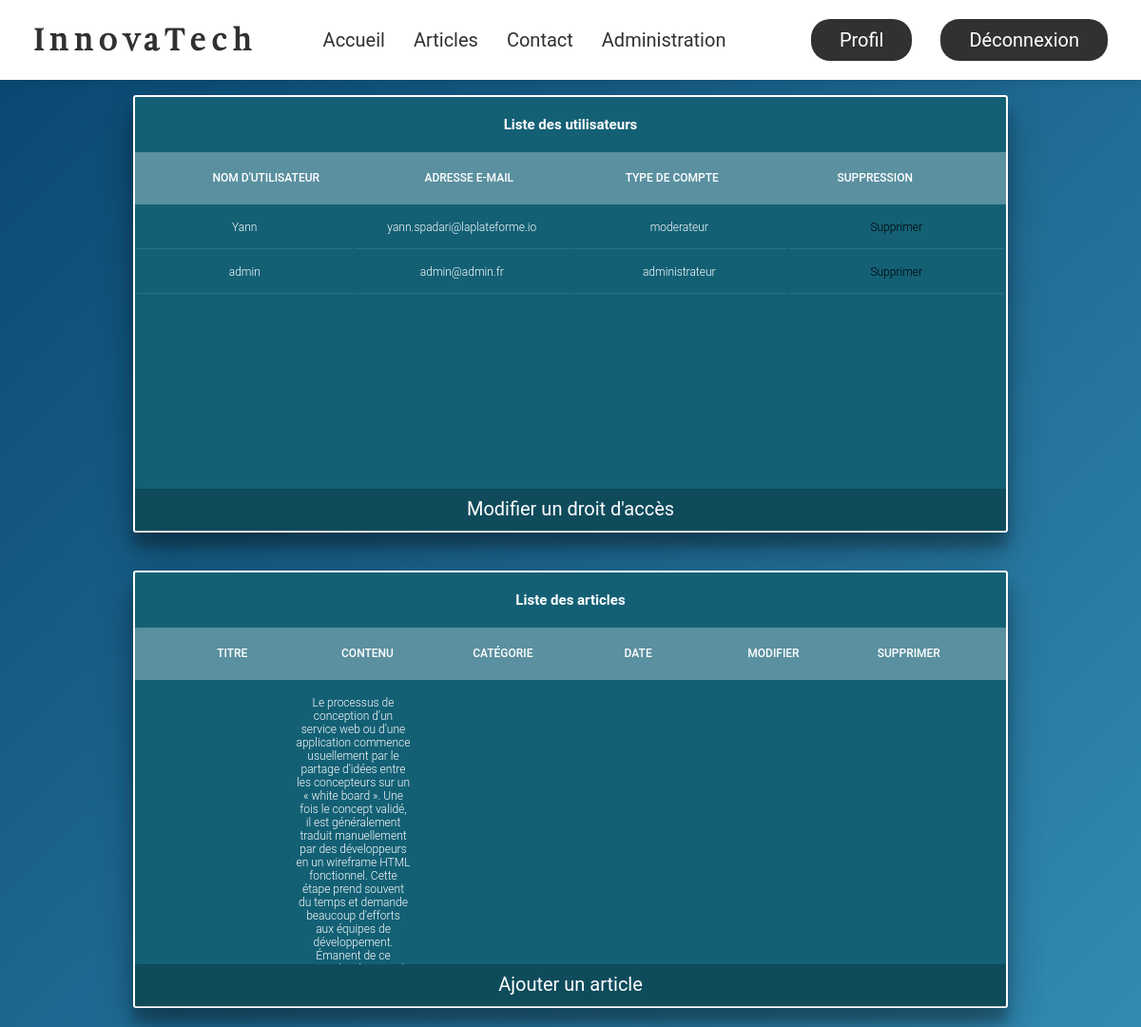
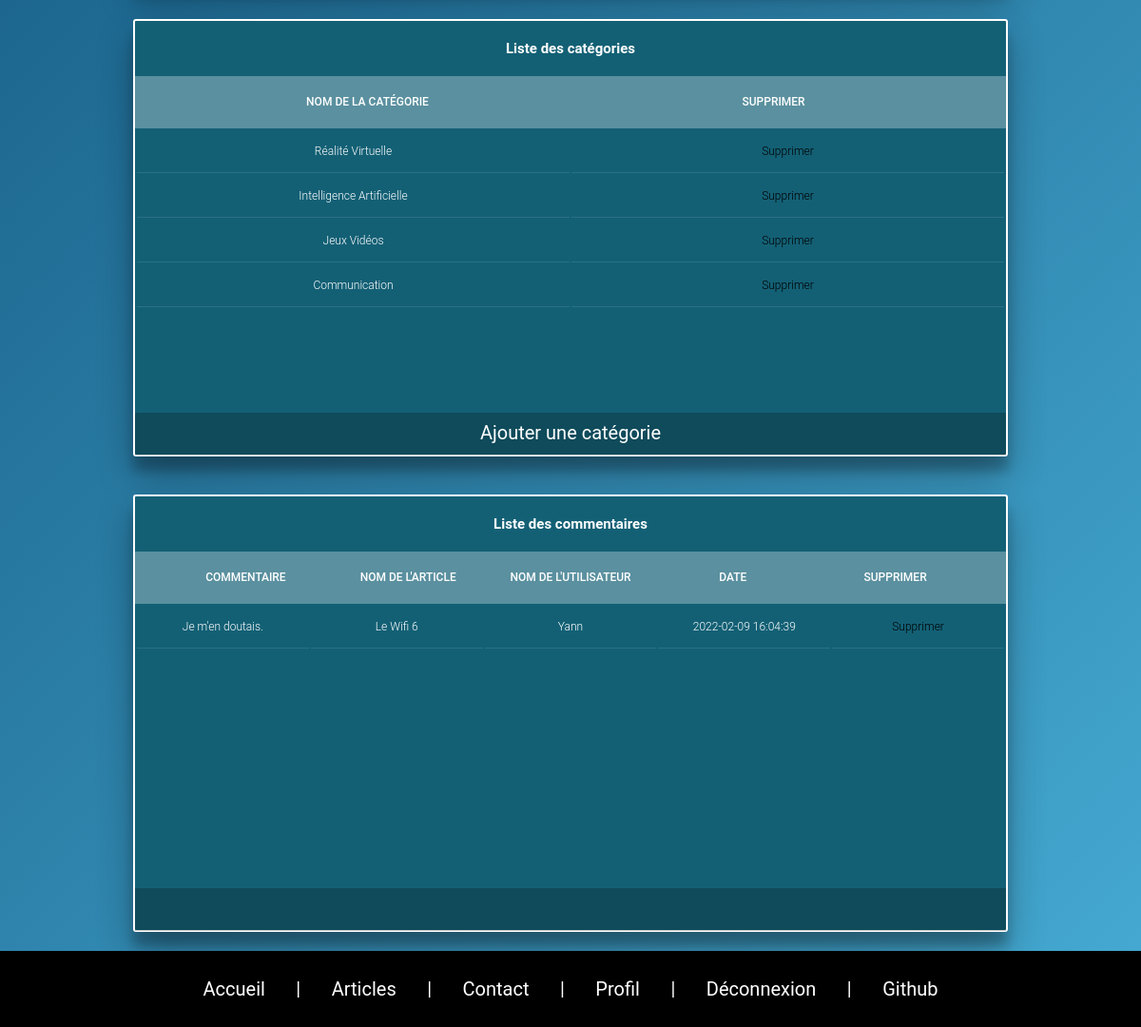
/view/pages/admin.php?id=28 (signed in), run on the app's committed database (2 pictures, top to bottom).
### tables this page shows
CREATE TABLE `utilisateurs` (
  `id` int(11) NOT NULL AUTO_INCREMENT,
  `login` varchar(255) NOT NULL,
  `password` varchar(255) NOT NULL,
  `email` varchar(255) NOT NULL,
  `id_droits` int(11) NOT NULL,
  PRIMARY KEY (`id`)
);

CREATE TABLE `droits` (
  `id` int(11) NOT NULL,
  `nom` varchar(80) NOT NULL,
  PRIMARY KEY (`id`)
);

CREATE TABLE `articles` (
  `id` int(11) NOT NULL AUTO_INCREMENT,
  `titre` varchar(80) NOT NULL,
  `article` text NOT NULL,
  `image` varchar(255) NOT NULL,
  `nom_image` varchar(255) NOT NULL,
  `id_utilisateur` int(11) NOT NULL,
  `id_categorie` int(11) NOT NULL,
  `date` timestamp NOT NULL DEFAULT CURRENT_TIMESTAMP ON UPDATE CURRENT_TIMESTAMP,
  PRIMARY KEY (`id`)
);

CREATE TABLE `categories` (
  `id` int(11) NOT NULL AUTO_INCREMENT,
  `nom` varchar(80) NOT NULL,
  PRIMARY KEY (`id`)
);

CREATE TABLE `commentaires` (
  `id` int(11) NOT NULL AUTO_INCREMENT,
  `commentaire` varchar(1024) NOT NULL,
  `id_utilisateur` int(11) NOT NULL,
  `id_article` int(11) NOT NULL,
  `date` timestamp NOT NULL DEFAULT CURRENT_TIMESTAMP ON UPDATE CURRENT_TIMESTAMP,
  PRIMARY KEY (`id`)
);

### view/pages/admin.php (the view, shortened to what this page needs)
<?php
require '../common/config.php';
?>
<?php
$req = $db->prepare('SELECT * FROM utilisateurs INNER JOIN droits ON utilisateurs.id_droits = droits.id  ORDER BY utilisateurs.id ASC');
$req->execute(array());
$req2 = $db->prepare("SELECT * FROM categories INNER JOIN articles ON articles.id_categorie = categories.id");
$req2->execute();
$req3 = $db->prepare("SELECT * FROM categories");
$req3->execute();
$req4 = $db->prepare("SELECT * FROM commentaires INNER JOIN articles ON commentaires.id_article = articles.id INNER JOIN utilisateurs ON commentaires.id_utilisateur = utilisateurs.id ORDER BY articles.titre ASC");
$req4->execute();
?>
<!doctype html>
<html lang="fr">
<head>
    <link rel="stylesheet" href="https://use.fontawesome.com/releases/v5.9.0/css/all.css">
    <link rel="stylesheet" href="../../public/css/styles.css">
</head>
<body>
    <header class="header">
    <?php include ('../common/header.php'); ?>
    </header>
    <main class="main2">
        <section>
        <div class="panel_container">
            <div class=tbl_container>
            <h1>Liste des utilisateurs</h1>
            <div class="tbl-header">
                <table>
                <thead>
                    <tr>
                    <th>Nom d'utilisateur</th>
                    <th>Adresse e-mail</th>
                    <th>Type de compte</th>
                    <th>Suppression</th>
                    </tr>
                </thead>
                </table>
            </div>
            <div class="tbl-content">
                <table>
                <tbody>
                    <?php while($data = $req->fetch(PDO::FETCH_ASSOC)) : ?>
                    <tr>
                    <td><?php echo htmlspecialchars($data['login']); ?></td>
                    <td><?php echo htmlspecialchars($data['email']); ?></td>
                    <td><?php echo htmlspecialchars($data['nom']); ?></td>
                    <td> <?php echo '<a href="user-delete.php?id='.$data['id'] . '">Supprimer</a>';?></td>
                    </tr>
                    <?php endwhile; ?>
                </tbody>
                </table>
            </div>
            <div class="buttons">
                    <a href="mod_acces.php">Modifier un droit d'accès</a>
                    </div>
            </div>
        </div>
        </section>
        <section>
        <div class="big_container">
        <div class="panel_container">
            <div class=tbl_container>
            <h1>Liste des articles</h1>
            <div class="tbl-header">
                <table>
                <thead>
                    <tr>
                    <th>Titre</th>
                    <th>Contenu</th>
                    <th>Catégorie</th>
                    <th>Date</th>
                    <th>Modifier</th>
                    <th>Supprimer</th>
                    </tr>
                </thead>
                </table>
            </div>
            <div class="tbl-content">
            <form action="" method="post">
            <table>
                <tbody>
                    <?php while($data = $req2->fetch(PDO::FETCH_ASSOC)) : ?>
                    <tr>
                    <td><?php echo htmlspecialchars($data['titre']); ?></td>
                    <td><?php echo htmlspecialchars($data['article']); ?></td>
                    <td><?php echo htmlspecialchars($data['nom']); ?></td>
                    <td><?php echo htmlspecialchars($data['date']); ?></td>
                    <td><a href="updatea-rticle.php?id=<?= $data['id'] ?>">Modifier</a></td>
                    <td> <?php echo '<a href="delete-article.php?id='.$data['id'] . '">Supprimer</a>';?></td>
                    </tr>
                    <?php endwhile; ?>
                </tbody>
                </table>
                    </form>
            </div>
            <div class="buttons">
                <a href="creer-article.php">Ajouter un article</a>
            </div>
        </div>
        </section>
            <section>
        <div class="panel_container">
            <div class=tbl_container>
            <h1>Liste des catégories</h1>
            <div class="tbl-header">
                <table>
                <thead>
                    <tr>
                    <th>Nom de la catégorie</th>
                    <th>Supprimer</th>
                    </tr>
                </thead>
                </table>
            </div>
            <div class="tbl-content">
                <table>
                <tbody>
                    <?php while($data = $req3->fetch(PDO::FETCH_ASSOC)) : ?>
                    <tr>
                    <td><?php echo htmlspecialchars($data['nom']); ?></td>
                    <td> <?php echo '<a href="delete-categorie.php?id='.$data['id'] . '">Supprimer</a>';?></td>
                    </tr>
                    <?php endwhile; ?>
                </tbody>
                </table>
            </div>
            <div class="buttons">
                    <a href="add_categorie.php">Ajouter une catégorie</a>
                    </div>
            </div>
        </div>
        </section>
    <section>
        <div class="panel_container">
            <div class=tbl_container>
            <h1>Liste des commentaires</h1>
            <div class="tbl-header">
                <table>
                <thead>
                    <tr>
                    <th>Commentaire</th>
                    <th>Nom de l'article</th>
                    <th>Nom de l'utilisateur</th>
                    <th>Date</th>
                    <th>Supprimer</th>
                    </tr>
                </thead>
                </table>
            </div>
            <div class="tbl-content">
                <table>
                <tbody>
                    <?php while($data = $req4->fetch(PDO::FETCH_ASSOC)) : ?>
                    <tr>
                    <td><?php echo htmlspecialchars($data['commentaire']); ?></td>
                    <td><?php echo htmlspecialchars($data['titre']); ?></td>
                    <td><?php echo htmlspecialchars($data['login']); ?></td>
                    <td><?php echo htmlspecialchars($data['date']); ?></td>
                    <td> <?php echo '<a href="delete-commentaire.php?id='.$data['id'] . '">Supprimer</a>';?></td>
                    </tr>
                    <?php endwhile; ?>
                </tbody>
                </table>
            </div>
            <div class="buttons"> </div>
            </div>
        </div>
        </section>
    </main>
    <footer>
    <?php include ('../common/footer.php'); ?>
    </footer>
</body>
</html>

### public/css/styles.css (style rules this page uses)
html { font-family: 'Roboto', sans-serif; font-size: 10px; }
body { overflow-x: hidden; }
a { color:black; }
.main2 { min-height: 90vh; background: linear-gradient(135deg, #0a4871 0%, #44a8d0 100%); }
header { width: 100%; position: fixed; top: 0; left: 0; transition: background-color .5s ease; z-index: 1000; }
.header { position: fixed; background-color: #fff; box-shadow: 0 3px 1rem rgba(0,0,0,.1); height: 8.4rem; }
table { table-layout: fixed; width: 100%; }
.tbl_container h1 { text-align: center; color:white; margin: 20px; }
.panel_container { display: flex; }
.tbl_container { background-color: #136075; border: 2.5px solid white; box-shadow: rgba(0, 0, 0, 0.3) 0px 19px 38px, rgba(0, 0, 0, 0.22) 0px 15px 12px; border-radius: 3px; width: 100%; height: 460px; margin: 20px 140px; }
.tbl-header { background-color: rgba(255,255,255,0.3); padding: 10px 30px; margin-top: 20px; }
.tbl-content { height:300px; border-top: 1px solid rgba(255,255,255,0.3); overflow-y: scroll; }
th { padding: 8px 10px; font-weight: 500; font-size: 12px; color: white; text-transform: uppercase; }
td { padding: 15px; text-align: center; vertical-align:middle; font-weight: 300; font-size: 12px; color: white; border-bottom: solid 1px rgba(255,255,255,0.1); }
.buttons { background-color:rgba(0, 0, 0, 0.22); height: 45px; line-height: 4.3rem; transition: all 0.2s ease; }
.buttons a { color: white; font-size: 20px; display: flex; justify-content: center; align-items: center; }
footer { display: flex; align-items: center; justify-content: center; height: 10vh; background-color: black; min-inline-size: 70rem; position:absolute; width: 100%; text-align: center; }

### data on the page
utilisateurs: login "Yann", email "yann.spadari@laplateforme.io", id_droits.nom "moderateur"
utilisateurs: login "admin", email "admin@admin.fr", id_droits.nom "administrateur"
articles: article "Le processus de conception d’un service web ou d’une application commence usuellement par le partage d’idées entre les concepteurs sur un « white board ». Une fois le concept validé, il est généralement traduit manuellement par des développeurs en un wireframe HTML fonctionnel. Cette étape prend souvent du temps et demande beaucoup d’efforts aux équipes de développement. Émanent de ce…"
categories: nom "Réalité Virtuelle"
categories: nom "Intelligence Artificielle"
categories: nom "Jeux Vidéos"
categories: nom "Communication"
commentaires: commentaire "Je m'en doutais.", id_article.titre "Le Wifi 6", id_utilisateur.login "Yann", id_article.date "2022-02-09 16:04:39"
